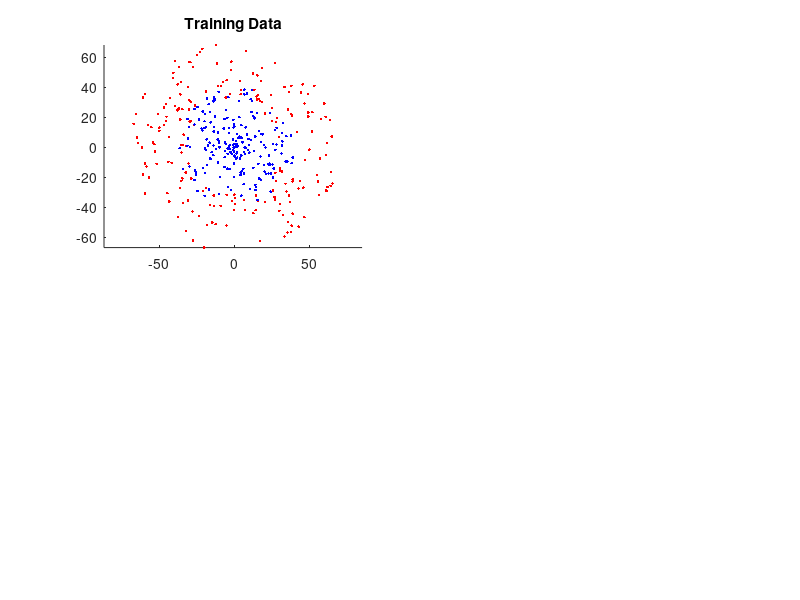

Source code (MATLAB): (Note: this script raises an error after producing the figure.)
clear all;
close all;

data = load('data1.mat');
data = data.dat;

n_classifier = 250;

% Training data
samples = data( : , 1:2);
labels = data(:,3);


negitiveSamples = samples(labels == -1,:);
positiveSamples = samples(labels == 1,:);

% Show the data
figure, subplot(2,2,1), hold on; axis equal;
plot(negitiveSamples(:, 1), negitiveSamples(:, 2), 'r.');
plot(positiveSamples(:, 1), positiveSamples(:, 2), 'b.');
title('Training Data');

%errors = zeros(n_classifier,1);

% Use Adaboost to train n_classifier weak classifiers
obj = AdaboostClassifier();

obj.train(samples,labels,n_classifier);

% Test using the weak classifiers
[errors , testLabels] = obj.test(samples , labels);
estPositive = samples(testLabels == 1 , :);
estNegitive = samples(testLabels == -1 , :);

subplot(2,2,3), plot(errors); title('Error versus number of classifiers');


% Show classified data
subplot(2,2,4), hold on
plot(estPositive(:,1),estPositive(:,2),'b.');
plot(estNegitive(:,1),estNegitive(:,2),'r.');
axis equal;
title('Classification with adaboost');
